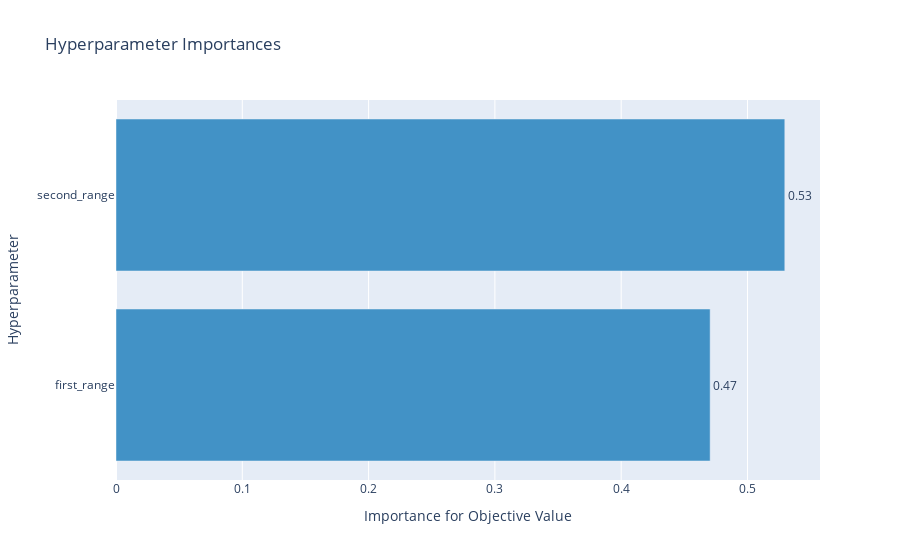

Notebook code for this chart:
### Code cell
# Plotting parameter importance
param_importance_plot = vis.plot_param_importances(study)
param_importance_plot.show()

### Figure 1 — Plotly figure (JSON) as saved in the notebook; plotly's stock layout.template omitted (floating-point values rounded to 4 significant figures)
{"data": [{"cliponaxis": false, "hovertemplate": ["first_range (IntDistribution): 0.47044554924237986<extra></extra>", "second_range (IntDistribution): 0.5295544507576202<extra></extra>"], "marker": {"color": "rgb(66,146,198)"}, "orientation": "h", "text": ["0.47", "0.53"], "textposition": "outside", "type": "bar", "x": [0.4704, 0.5296], "y": ["first_range", "second_range"]}], "layout": {"showlegend": false, "title": {"text": "Hyperparameter Importances"}, "xaxis": {"title": {"text": "Importance for Objective Value"}}, "yaxis": {"title": {"text": "Hyperparameter"}}}}
